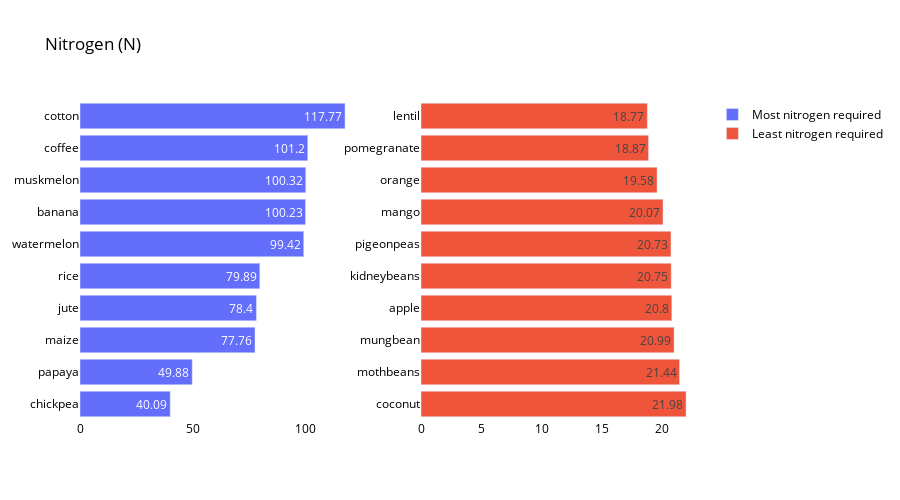

Source (notebook cell):
### Code cell
#Data Visualization and analysis

crop_summary = pd.pivot_table(cropdf,index=['label'],aggfunc='mean')


crop_summary_N = crop_summary.sort_values(by='N', ascending=False)
  
fig = make_subplots(rows=1, cols=2)

top = {
    'y' : crop_summary_N['N'][0:10].sort_values().index,
    'x' : crop_summary_N['N'][0:10].sort_values()
}

last = {
    'y' : crop_summary_N['N'][-10:].index,
    'x' : crop_summary_N['N'][-10:]
    }

fig.add_trace(
    go.Bar(top,
           name="Most nitrogen required",
           orientation='h',
          text=top['x']),
    
    row=1, col=1
)
fig.add_trace(
    go.Bar(last,
           name="Least nitrogen required",
           orientation='h',
          text=last['x']),
    row=1, col=2
)
fig.update_traces(texttemplate='%{text}', textposition='inside')
fig.update_layout(title_text="Nitrogen (N)",
                  plot_bgcolor='white',
                  font_size=12, 
                  font_color='black',
                 height=500)
fig.update_xaxes(showgrid=False)
fig.update_yaxes(showgrid=False)
fig.show()

### Figure 1 — Plotly figure (JSON) as saved in the notebook; plotly's stock layout.template omitted (floating-point values rounded to 4 significant figures)
{"data": [{"name": "Most nitrogen required", "orientation": "h", "text": [40.09, 49.88, 77.76, 78.4, 79.89, 99.42, 100.2, 100.3, 101.2, 117.8], "textposition": "inside", "texttemplate": "%{text}", "type": "bar", "x": [40.09, 49.88, 77.76, 78.4, 79.89, 99.42, 100.2, 100.3, 101.2, 117.8], "xaxis": "x", "y": ["chickpea", "papaya", "maize", "jute", "rice", "watermelon", "banana", "muskmelon", "coffee", "cotton"], "yaxis": "y"}, {"name": "Least nitrogen required", "orientation": "h", "text": [21.98, 21.44, 20.99, 20.8, 20.75, 20.73, 20.07, 19.58, 18.87, 18.77], "textposition": "inside", "texttemplate": "%{text}", "type": "bar", "x": [21.98, 21.44, 20.99, 20.8, 20.75, 20.73, 20.07, 19.58, 18.87, 18.77], "xaxis": "x2", "y": ["coconut", "mothbeans", "mungbean", "apple", "kidneybeans", "pigeonpeas", "mango", "orange", "pomegranate", "lentil"], "yaxis": "y2"}], "layout": {"font": {"color": "black", "size": 12}, "height": 500, "plot_bgcolor": "white", "title": {"text": "Nitrogen (N)"}, "xaxis": {"anchor": "y", "domain": [0, 0.45], "showgrid": false}, "xaxis2": {"anchor": "y2", "domain": [0.55, 1], "showgrid": false}, "yaxis": {"anchor": "x", "domain": [0, 1], "showgrid": false}, "yaxis2": {"anchor": "x2", "domain": [0, 1], "showgrid": false}}}
